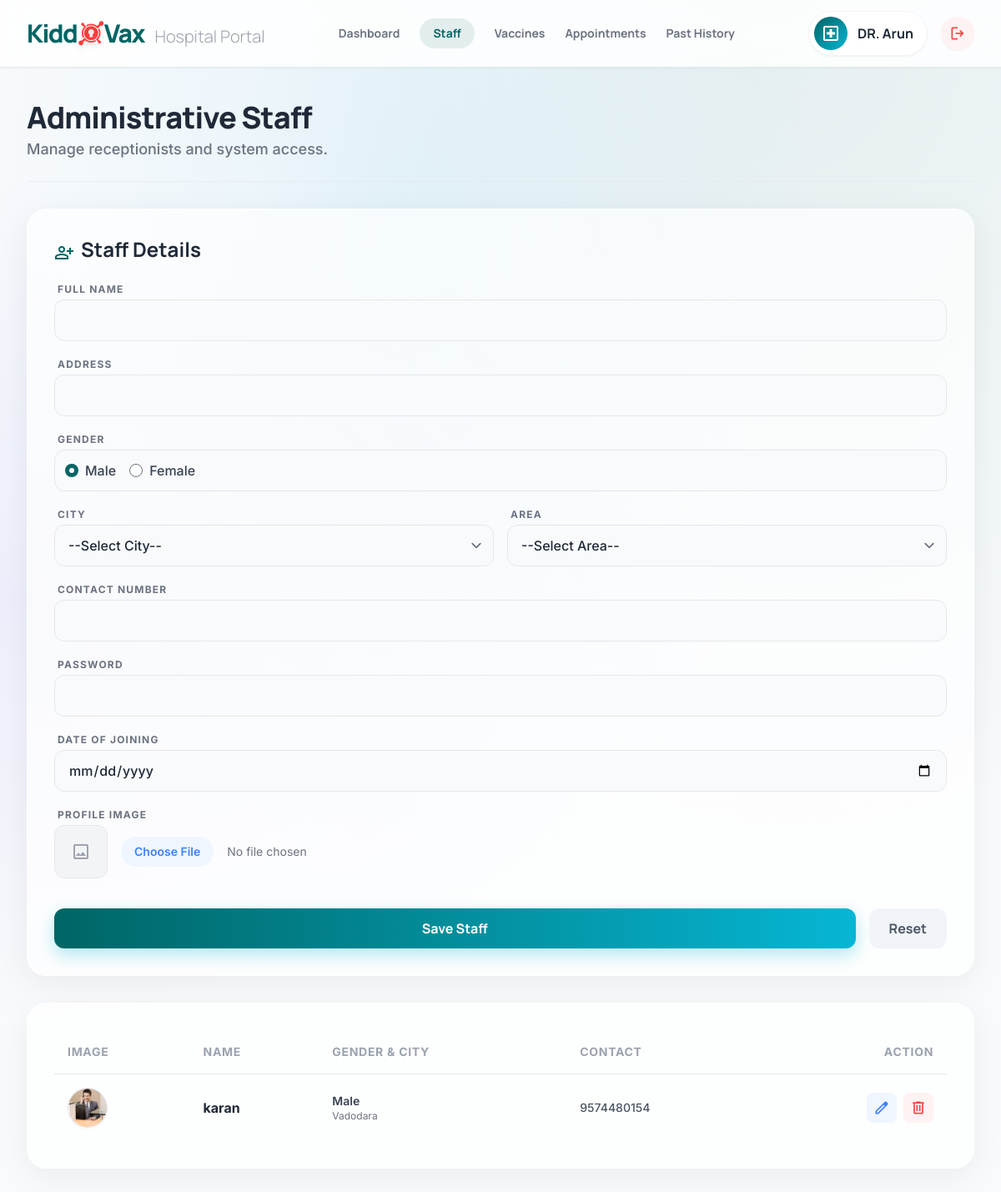
The app's page /hospital/register/ (signed in), older data.
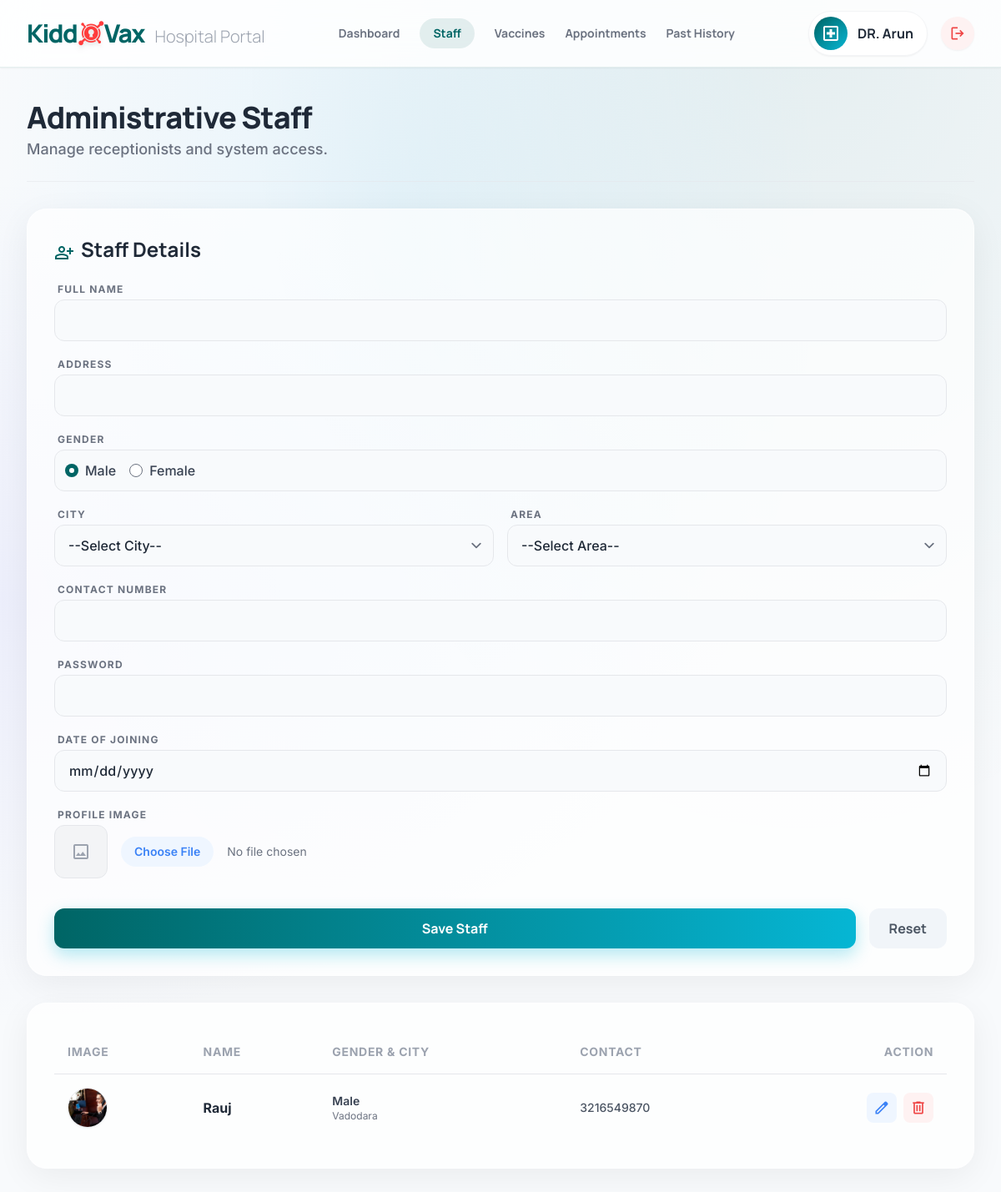
The same page, newer data.
### hospitalapp/models.py (models this page shows, shortened)
class Receptionisttbl(models.Model):
    hospitalid = models.ForeignKey(Hospitaltbl,blank=True, null=True, on_delete=models.CASCADE, verbose_name="Title")
    name = models.CharField(max_length=255, verbose_name="Name")
    address = models.CharField(max_length=500, verbose_name="Address")
    gender= models.CharField(default='Male',max_length=10, verbose_name="Gender")
    cityId = models.ForeignKey(City, on_delete=models.CASCADE, verbose_name="City")
    areaId = models.ForeignKey(Area, on_delete=models.CASCADE, verbose_name="Area")
    contactNo = models.IntegerField(blank=True, null=True,verbose_name="Contact")
    password = models.CharField(max_length=255, verbose_name="Password")
    staffimg = models.ImageField(verbose_name="Upload Image",upload_to='staffimages')
    doj = models.DateField(null=True,verbose_name="DateofJoining")

### adminapp/models.py (models this page shows, shortened)
class City(models.Model):
    cityName  = models.CharField(max_length=255, verbose_name='City')

### hospitalapp/views.py (the view, shortened to what this page needs)
# urls.py: path('register/', views.ReceptionistRegister.as_view(), name='receptionistregister'),
class ReceptionistRegister(View):
    def get(self, request, id=None, pid=None):
        storage = messages.get_messages(request)
        for message in storage:
            message = None
        if request.session.get('CName') is None:
           return redirect('hospitalapp:hospitallogin')
        form = ReceptionistForm()
        bindCity = City.objects.all().order_by('-id')
        bindData = Receptionisttbl.objects.select_related("cityId").select_related("areaId").all().filter(hospitalid_id = request.session['Cid'] ).order_by('-id')
        if pid is not None:
            data = Receptionisttbl.objects.get(pk = pid)
            data.delete()
            pid = None
            messages.info(request,'Receptionist Deleted Success!')
            return redirect('hospitalapp:receptionistregister')
        context={
                'cityData' : bindCity,
                'ReceptionistData' : bindData,
                'form' : form
        }
        return render(request, 'hospitalapp/receptionist.html', context)

### hospitalapp/forms.py
class ReceptionistForm(forms.ModelForm):
    class Meta:
        model = Receptionisttbl
        fields ='__all__'
        widgets={
            'name': forms.TextInput(attrs={'required': True,'class':'form-control'}),
            'address': forms.TextInput(attrs={'required': True,'class':'form-control'}),
            'contactNo': forms.TextInput(attrs={'required': True, 'maxlength':"10", 'class':'form-control', 'onkeypress': 'return restrictAlphabets(event);'}),
            'password': forms.TextInput(attrs={'required': True,'class':'form-control'}),
            'doj' : forms.DateInput(attrs={'type': 'date', 'placeholder': 'yyyy-mm-dd (DOB)','class': 'form-control'})
        }

### hospitalapp/templates/hospitalapp/receptionist.html (shortened to what the changed rows need)
{% load static %}
<!DOCTYPE html>
<html lang="en">
<head>
    <link rel="stylesheet" href="https://cdnjs.cloudflare.com/ajax/libs/font-awesome/5.15.4/css/all.min.css">
    <link rel="stylesheet" href="https://cdnjs.cloudflare.com/ajax/libs/animate.css/4.1.1/animate.min.css"/>
    <script src="https://cdn.tailwindcss.com?plugins=forms,container-queries"></script>
</head>
<body class="text-on-surface font-body mesh-bg min-h-screen flex flex-col">
    <main class="flex-grow max-w-[90rem] mx-auto px-8 py-10 w-full space-y-8 animate__animated animate__fadeIn">
        <div class="flex flex-col md:flex-row justify-between items-start md:items-center gap-4 border-b border-gray-200/60 pb-6">
            <div>
                <h1 class="font-headline font-black text-4xl text-gray-800 tracking-tight">Administrative Staff</h1>
            </div>
        </div>
        <div class="grid grid-cols-1 xl:grid-cols-3 gap-8">
            <div class="xl:col-span-1 glass-card rounded-3xl p-8 shadow-[0_10px_40px_rgb(0,0,0,0.06)] h-max">
                <div class="flex items-center justify-between mb-6">
                    <h2 class="font-headline font-bold text-2xl text-gray-800"><span class="material-symbols-outlined align-bottom text-primary mr-2">person_add</span>Staff Details</h2>
                </div>
            </div>
            <div class="xl:col-span-2 glass-card rounded-3xl p-8 shadow-[0_10px_40px_rgb(0,0,0,0.06)] h-max overflow-x-auto">
                <table class="w-full text-left whitespace-nowrap">
                    <thead>
                        <tr class="border-b border-gray-200">
                            <th class="py-4 px-4 font-bold text-sm text-gray-400 uppercase tracking-wider">Image</th>
                            <th class="py-4 px-4 font-bold text-sm text-gray-400 uppercase tracking-wider">Name</th>
                            <th class="py-4 px-4 font-bold text-sm text-gray-400 uppercase tracking-wider">Gender & City</th>
                            <th class="py-4 px-4 font-bold text-sm text-gray-400 uppercase tracking-wider">Contact</th>
                            <th class="py-4 px-4 font-bold text-sm text-gray-400 uppercase tracking-wider text-right">Action</th>
                        </tr>
                    </thead>
                    <tbody class="divide-y divide-gray-100/60">
                        {% for item in ReceptionistData %}
                        <tr class="hover:bg-slate-50/50 transition-colors group">
                            <td class="py-4 px-4">
                                <img src="/static/{{item.staffimg}}" class="w-12 h-12 rounded-full object-cover shadow-sm border border-gray-200 group-hover:border-primary transition-colors">
                            </td>
                            <td class="py-4 px-4 font-bold text-gray-800">{{ item.name }}</td>
                            <td class="py-4 px-4">
                                <div class="flex flex-col">
                                    <span class="text-sm font-semibold text-gray-700">{{ item.gender }}</span>
                                    <span class="text-xs text-gray-500">{{ item.cityId.cityName }}</span>
                                </div>
                            </td>
                            <td class="py-4 px-4 text-sm font-medium text-gray-600">{{ item.contactNo }}</td>
                            <td class="py-4 px-4 text-right">
                                <div class="flex items-center justify-end gap-2">
                                    <a href="{% url 'hospitalapp:editdata' item.id %}" class="w-9 h-9 flex items-center justify-center rounded-lg bg-blue-50 text-modern-blue hover:bg-modern-blue hover:text-white transition-all">
                                        <span class="material-symbols-outlined text-[20px]">edit</span>
                                    </a>
                                    <a href="{% url 'hospitalapp:deletedata' item.id %}" class="w-9 h-9 flex items-center justify-center rounded-lg bg-red-50 text-red-500 hover:bg-red-500 hover:text-white transition-all">
                                        <span class="material-symbols-outlined text-[20px]">delete</span>
                                    </a>
                                </div>
                            </td>
                        </tr>
                        {% endfor %}
                    </tbody>
                </table>
            </div>
        </div>
    </main>
</body>
</html>

Row changes from the older to the newer data that the page shows:
removed Receptionisttbl: staffimg (picture), name "karan", gender "Male", cityId.cityName "Vadodara", contactNo "9574480154"
added Receptionisttbl: staffimg (picture), name "Rauj", gender "Male", cityId.cityName "Vadodara", contactNo "3216549870"
